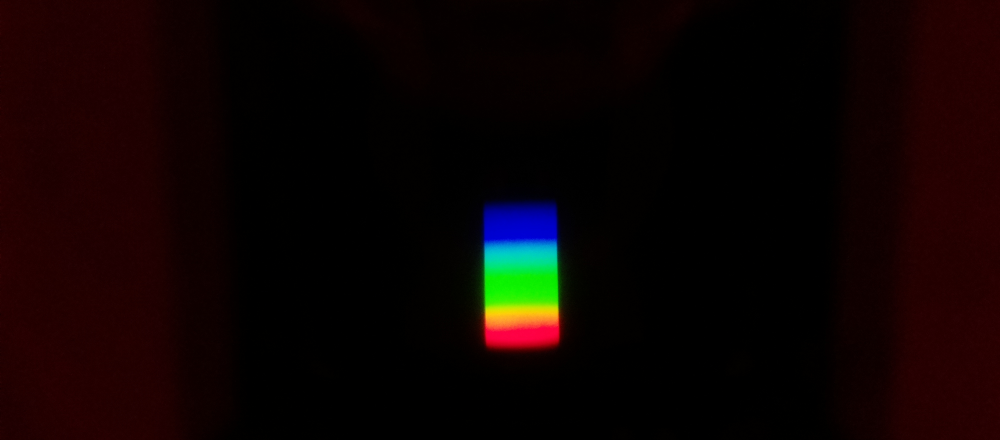
#> input picture ant3/WHITE_REFERENC.jpg, 2000 x 880 px (shown at 1/2 size)
$ python code.py
#> lines starting #> are read from the running program, lines starting #| are printed output that depends on the picture
import numpy as np
import matplotlib.pyplot as plt
import imageio.v2 as imageio
from cycler import cycler


def readIntensity(photoName, plotName, lamp, surface,
                  x_min=0, x_max=100, x_step=10):
    """
    x_min, x_max - диапазон значений на оси X (по умолчанию 0-100)
    x_step - шаг меток на оси X (по умолчанию 10)
    """
#> called with photoName = 'WHITE_REFERENC.jpg', plotName = 'график_эталон.png', lamp = 'Лампа накаливания', surface = 'Эталонная белая поверхность', x_min = 0, x_max = 100, x_step = 10
    photo = imageio.imread(photoName)
#> photo is the input picture: shape (880, 2000, 3); mean R, G, B 14, 3.5, 2.6

    # Обрезка по новым координатам
    background_x_start = 969
    background_x_end = 1120
    background_y_start = 403
    background_y_end = 706

    cut_x_start = 980
    cut_x_end = 1110
    cut_y_start = 403
    cut_y_end = 706

    # Обрезка изображений
    background = photo[background_y_start:background_y_end,
                background_x_start:background_x_end, 0:3].swapaxes(0, 1)

    cut = photo[cut_y_start:cut_y_end,
          cut_x_start:cut_x_end, 0:3].swapaxes(0, 1)
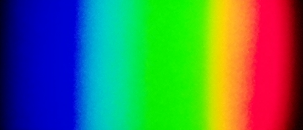
#> cut: shape (130, 303, 3); mean R, G, B 74.8, 118.2, 90.8

    rgb = np.mean(cut, axis=(0))
#> rgb = 303 rows, first 8: [0.146, 0.485, 45.39], [0.0231, 0.669, 52.28], [0.115, 0.338, 58.35], [0.0231, 0.485, 64.06], [0.308, 0.338, 70.14], [0.0462, 0.446, 76.28], [0.162, 0.362, 82.37], [0.0154, 0.546, 88.43]
    luma = 0.2989 * rgb[:, 0] + 0.5866 * rgb[:, 1] + 0.1144 * rgb[:, 2]
#> luma = 303 values, max 196.4 at index 218, min 5.52 at index 0, mean 102.1

    # Создаем новый массив X-координат
    x_coords = np.linspace(x_min, x_max, len(luma))
#> x_coords = 303 values from 0 to 100
    x_ticks = np.arange(x_min, x_max + x_step, x_step)

    plt.rc('axes', prop_cycle=(cycler('color', ['r', 'g', 'b'])))

    fig = plt.figure(figsize=(10, 5), dpi=200)

    plt.title('Интенсивность отражённого излучения\n' + '{} / {}'.format(lamp, surface))
    plt.xlabel('Относительный номер пикселя')
    plt.ylabel('Яркость')

    rgb = rgb / 2
#> rgb = 303 rows, first 8: [0.0731, 0.242, 22.7], [0.0115, 0.335, 26.14], [0.0577, 0.169, 29.18], [0.0115, 0.242, 32.03], [0.154, 0.169, 35.07], [0.0231, 0.223, 38.14], [0.0808, 0.181, 41.18], [0.00769, 0.273, 44.22]
    luma = luma / 2
#> luma = 303 values, max 98.19 at index 218, min 2.76 at index 0, mean 51.05

    # Строим график с новыми X-координатами
    plt.plot(x_coords, rgb, label=['r', 'g', 'b'])
    plt.plot(x_coords, luma, 'w', label='I')

    plt.ylim(0, 150)
    plt.legend()

    # Устанавливаем метки на оси X
    plt.xticks(x_ticks)

    background = (background * 0.7).astype(np.uint8)

    # Растягиваем фон, чтобы он соответствовал новому диапазону X
    plt.imshow(background, origin='lower',
               extent=[x_min, x_max, 0, background.shape[1]],
               aspect='auto')

    plt.savefig(plotName)
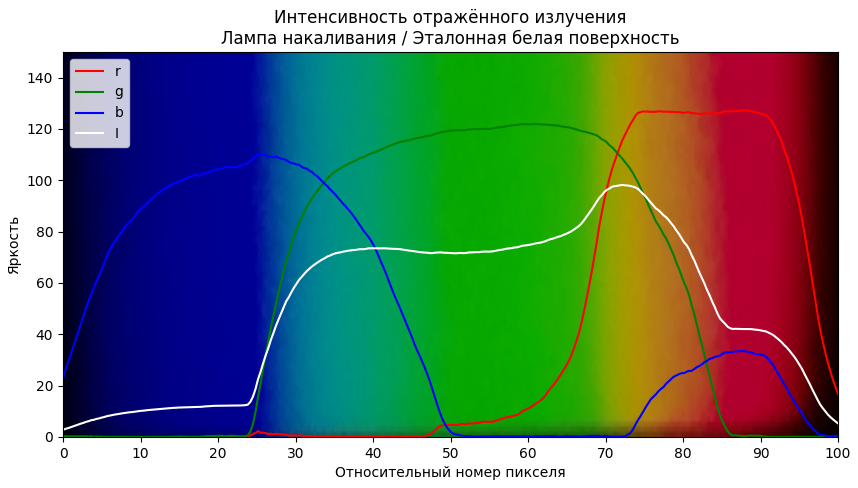
#> figure drawn by matplotlib, 1 panel
    plt.close()

    # Возвращаем luma, rgb и x_coords для дальнейших вычислений
    return luma, rgb, x_coords


# [71 lines left out: functions calculate_albedo, plot_albedo, not called in this run]


# Основная часть кода
if __name__ == "__main__":
    # Сначала читаем эталонную белую поверхность
    print("Загрузка эталонной белой поверхности...")
    white_luma, white_rgb, x_coords = readIntensity(
        "WHITE_REFERENC.jpg",
        "график_эталон.png",
        "Лампа накаливания",
        "Эталонная белая поверхность",
        x_min=0, x_max=100, x_step=10
    )
#> white_luma has the same summary as luma in readIntensity; white_rgb has the same summary as rgb in readIntensity; x_coords = 303 values from 0 to 100

    # Словарь для хранения данных цветов
    color_data = {}

    # Список файлов и их меток
    color_files = [
        ("GREEN.jpg", "график_зелёный.png", "Ртутная лампа", "Зелёная поверхность"),
        ("BLUE.jpg", "график_синий.png", "Лампа накаливания", "Синяя поверхность"),
        ("RED.jpg", "график_красный.png", "Лампа накаливания", "Красная поверхность"),
        ("YELLOW.jpg", "график_желтый.png", "Лампа накаливания", "Жёлтая поверхность"),
        ("RTUT2.jpg", "график_ртуть2.png", "Ртутная лампа", "Ртутная эталонная поверхность")
    ]

    # Обрабатываем каждый цвет
    print("\nОбработка цветных поверхностей...")
    for file_name, plot_name, lamp, surface in color_files:
        print(f"  Обработка {surface}...")
        color_luma, color_rgb, _ = readIntensity(
            file_name, plot_name, lamp, surface,
            x_min=0, x_max=100, x_step=10
        )
#> call 2 of readIntensity, with photoName = 'GREEN.jpg', plotName = 'график_зелёный.png', lamp = 'Ртутная лампа', surface = 'Зелёная поверхность', x_min = 0, x_max = 100, x_step = 10
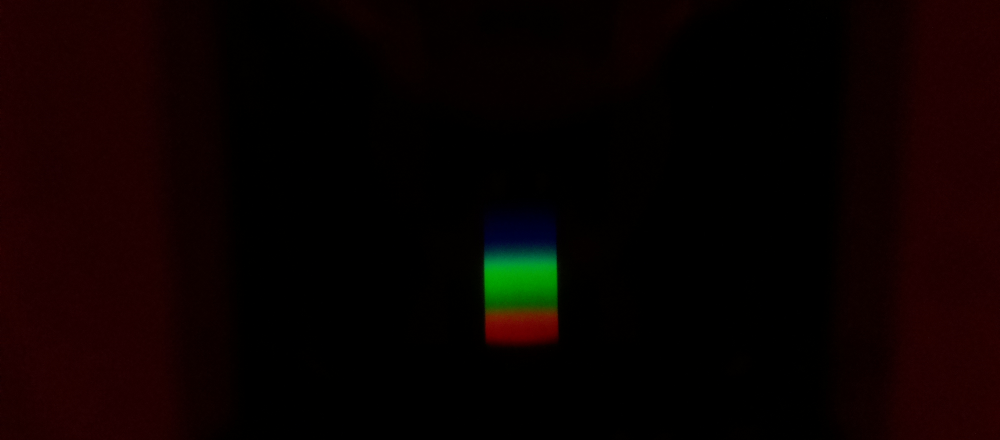
#> input picture ant3/GREEN.jpg, 2000 x 880 px (shown at 1/2 size)
#> in readIntensity, photo is the input picture: shape (880, 2000, 3); mean R, G, B 11.2, 1.6, 0.7
#> in readIntensity (call 2), `background = photo[background_y_start:background_y_end, background_x_s..`:
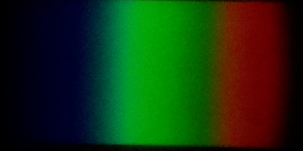
#> background: shape (151, 303, 3); mean R, G, B 22.7, 50.9, 15.8
#> in readIntensity (call 2), `cut = photo[cut_y_start:cut_y_end, cut_x_start:cut_x_end, 0:3].swapaxe..`:
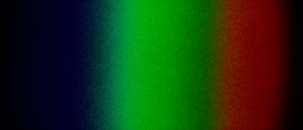
#> cut: shape (130, 303, 3); mean R, G, B 23.7, 53.1, 16.6
#> in readIntensity (call 2), `rgb = np.mean(cut, axis=(0))`: rgb = 303 rows, first 8: [0.131, 0.131, 2.05], [0.146, 0.0615, 3.06], [0.246, 0.108, 3.18], [0.2, 0.0769, 3.55], [0.192, 0.0615, 3.56], [0.323, 0.0462, 4.17], [0.523, 0.0538, 4.37], [0.477, 0.162, 4.86]
#> in readIntensity (call 2), `luma = 0.2989 * rgb[:, 0] + 0.5866 * rgb[:, 1] + 0.1144 * rgb[:, 2]`: luma = 303 values, max 97.79 at index 134, min 0.351 at index 0, mean 40.12
#> in readIntensity (call 2), `rgb = rgb / 2`: rgb = 303 rows, first 8: [0.0654, 0.0654, 1.03], [0.0731, 0.0308, 1.53], [0.123, 0.0538, 1.59], [0.1, 0.0385, 1.78], [0.0962, 0.0308, 1.78], [0.162, 0.0231, 2.08], [0.262, 0.0269, 2.18], [0.238, 0.0808, 2.43]
#> in readIntensity (call 2), `luma = luma / 2`: luma = 303 values, max 48.89 at index 134, min 0.175 at index 0, mean 20.06
#> in readIntensity (call 2), `background = (background * 0.7).astype(np.uint8)`:
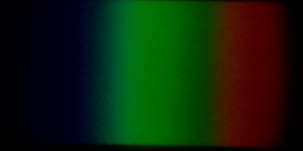
#> background: shape (151, 303, 3); mean R, G, B 15.6, 35.3, 10.8
#> in readIntensity (call 2), `plt.savefig(plotName)`:
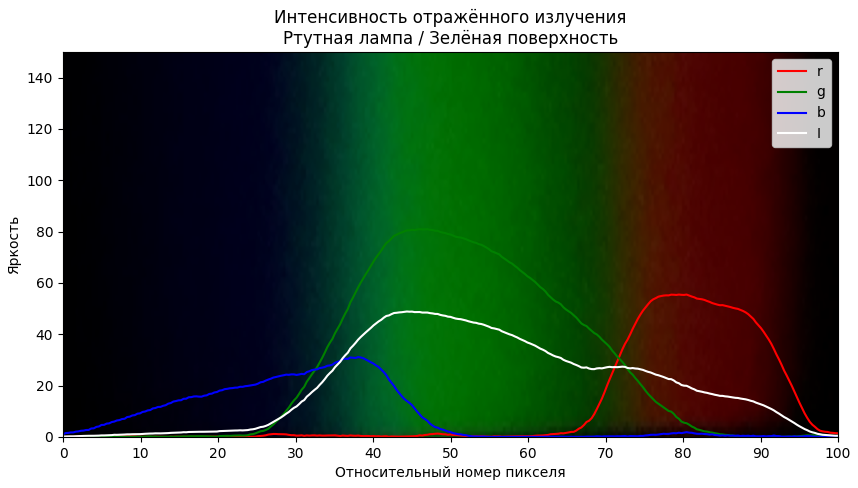
#> figure drawn by matplotlib, 1 panel
#> color_luma has the same summary as luma in readIntensity; color_rgb has the same summary as rgb in readIntensity

        # Сохраняем данные цвета для расчета альбедо
        color_name = surface.split()[0].lower()  # "зелёная", "синяя" и т.д.
        color_data[color_name] = color_rgb
#> pass 2 of the loop `for file_name, plot_name, lamp, surface in color_files:`:
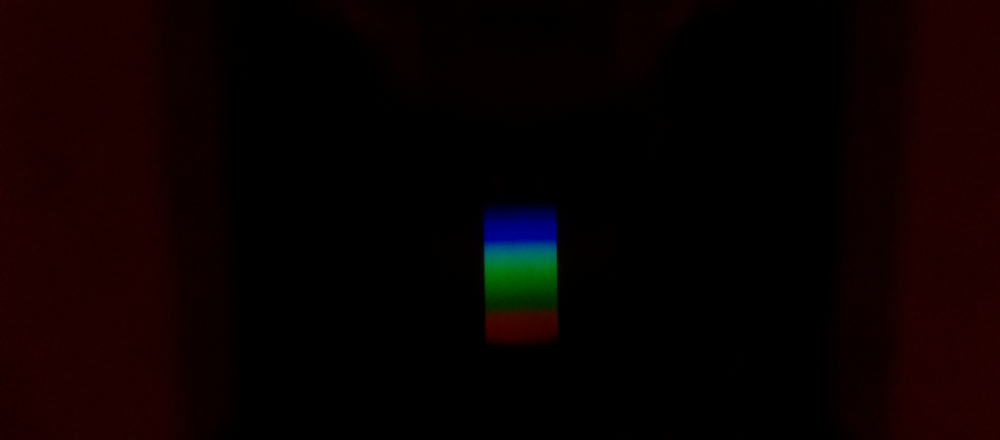
#> input picture ant3/BLUE.jpg, 2000 x 880 px (shown at 1/2 size)
#> in readIntensity, photo is the input picture: shape (880, 2000, 3); mean R, G, B 10.5, 1.2, 1.3
#> in readIntensity (call 3), `cut = photo[cut_y_start:cut_y_end, cut_x_start:cut_x_end, 0:3].swapaxe..`:
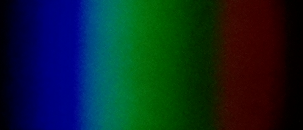
#> cut: shape (130, 303, 3); mean R, G, B 11.7, 37.9, 42.2
#> in readIntensity (call 3), `rgb = np.mean(cut, axis=(0))`: rgb = 303 rows, first 8: [0.585, 0.238, 5.78], [0.446, 0.285, 7.37], [0.477, 0.292, 8.05], [0.431, 0.392, 9.68], [0.662, 0.485, 11.55], [0.423, 0.592, 13.73], [0.585, 0.423, 16.27], [0.2, 0.538, 18.88]
#> in readIntensity (call 3), `luma = 0.2989 * rgb[:, 0] + 0.5866 * rgb[:, 1] + 0.1144 * rgb[:, 2]`: luma = 303 values, max 77.07 at index 116, min 0.56 at index 302, mean 30.59
#> in readIntensity (call 3), `rgb = rgb / 2`: rgb = 303 rows, first 8: [0.292, 0.119, 2.89], [0.223, 0.142, 3.68], [0.238, 0.146, 4.02], [0.215, 0.196, 4.84], [0.331, 0.242, 5.78], [0.212, 0.296, 6.87], [0.292, 0.212, 8.13], [0.1, 0.269, 9.44]
#> in readIntensity (call 3), `luma = luma / 2`: luma = 303 values, max 38.54 at index 116, min 0.28 at index 302, mean 15.29
#> in readIntensity (call 3), `plt.savefig(plotName)`:
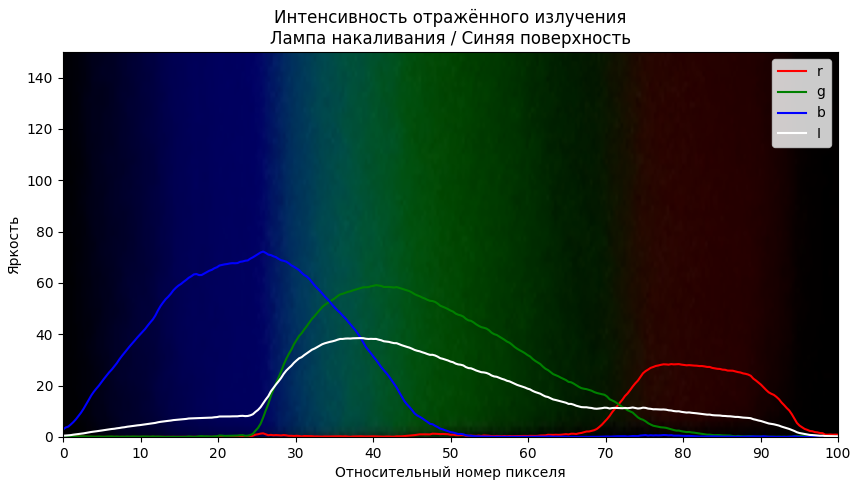
#> figure drawn by matplotlib, 1 panel
#> color_luma has the same summary as luma in readIntensity; color_rgb has the same summary as rgb in readIntensity
#> (the run stopped early here; a loop or call above may not have finished)
